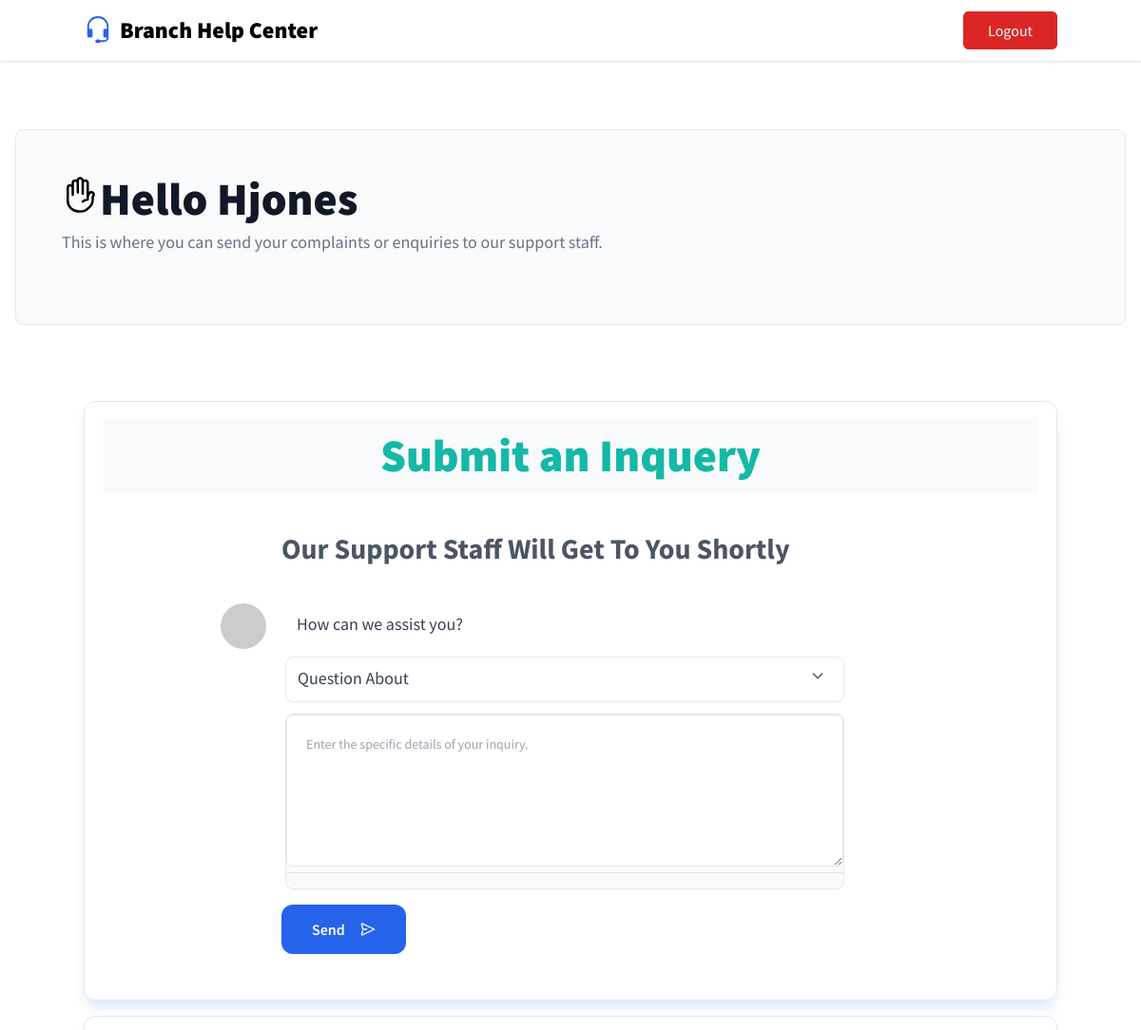
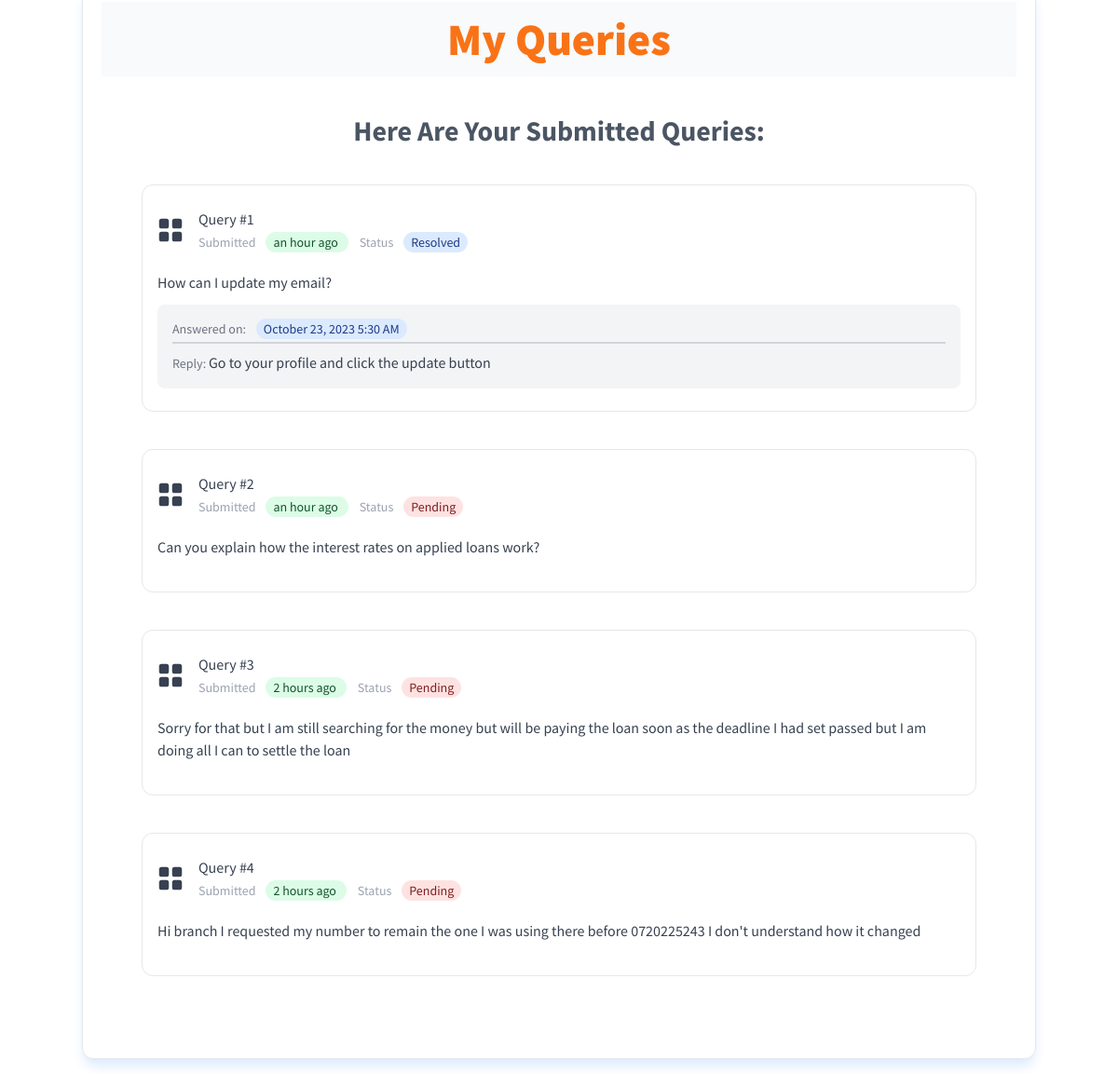
/support_page (signed in), run on the app's committed database (2 pictures, top to bottom).
### src/models/users.py (models this page shows, shortened)
class User(UserMixin, TimestampMixin ,db.Model):
    __tablename__ = 'user'
    id = db.Column(db.Integer, primary_key = True)
    user_name = db.Column(db.String(150), nullable = False)
    user_email = db.Column(db.String(120), unique=True, nullable = False)
    password = db.Column(db.Text, nullable = False)
    phone_number = db.Column(db.String(100), unique=True, nullable = False)
    is_active = db.Column(db.Boolean, default=True)
    is_agent = db.Column(db.Boolean, default=False)
    messages_sent = db.Column(db.Integer, default=0)
    messages_allocated = db.Column(db.Integer, default=0)
    messages_resolved = db.Column(db.Integer, default=0)
    messages = db.relationship('Message', backref='user', lazy=True)

### src/models/messages.py (models this page shows, shortened)
class Message(UserMixin, TimestampMixin ,db.Model):
    __tablename__ = 'message'
    id = db.Column(db.Integer, primary_key = True)
    text_query = db.Column(db.Text)
    text_reply = db.Column(db.Text)
    priority = db.Column(db.Integer)
    status = db.Column(db.String(100), default='Pending')
    agent_id = db.Column(db.Integer)
    client_id = db.Column(db.Integer, db.ForeignKey('user.id'))

### src/main/views.py (the view)
@main.route('/support_page', methods=['GET', 'POST'])
@login_required
def client_support_page():
    user = current_user.id
    messages = Message.query.filter_by(
                        client_id=user,
                        ).order_by(desc(Message.created_at)).all()
    data = {
        'messages': messages,
    }
    return render_template('customer_page.html', **data)

### src/__init__.py (called while the page is built)
def create_app(config = Config):
    app = Flask(__name__)
    app.config.from_object(config)
    db.init_app(app)
    migrate.init_app(app, db, compare_type=True, render_as_batch=True)
    login_manager.init_app(app)
    moment.init_app(app)
    socketio.init_app(app, cors_allowed_origins="*")
    app.register_blueprint(auth)
    app.register_blueprint(main)
    with app.app_context():
        db.create_all()
    login_manager.login_view = 'auth.login'
    login_manager.login_message_category = "danger"
    @login_manager.user_loader
    def load_user(id):
       return User.query.get(int(id))
    return app

### src/templates/customer_page.html (shortened to what this page needs)
{% extends 'base.html' %}
{% block title %}
<span>Branch Help Center</span>
{% endblock title %}
{% block content %}
<section class="bg-white dark:bg-gray-900">
    <div class="py-8 px-4 mx-auto max-w-screen-xl lg:py-16">
        <div class="bg-gray-50 dark:bg-gray-800 border border-gray-200 dark:border-gray-700 rounded-lg p-8 md:p-12 mb-0">
            <div class="flex">
                  <h1 class="text-gray-900 dark:text-white text-2xl md:text-5xl font-extrabold mb-2">
                    Hello {{ current_user.user_name | title}}
                </h1>
            </div>
            <p class="text-lg font-normal text-gray-500 dark:text-gray-400 mb-6">This is where you can send your complaints or enquiries to our support staff.</p>
        </div>
    </div>
</section>
<section class="shadow-blue-100 mx-auto max-w-screen-lg rounded-xl bg-white text-gray-600 shadow-lg sm:my-4 sm:border">
<div class="container mx-auto flex flex-col flex-wrap px-5 pb-12">
    <div class="bg-slate-50 mx-auto mt-4 mb-4 flex w-full flex-wrap items-center space-x-4 py-4 md:mb-4 md:justify-center md:px-10">
    <span class="text-teal-500 text-3xl md:text-5xl font-extrabold  md:inline">Submit an Inquery</span>
    </div>
    <div class="flex w-full flex-col">
        <form method="POST" action="{{ url_for('main.send_message') }}">
            <div class="">
                <div class="mx-auto max-w-screen-sm px-4">
                <h1 class="mt-6 text-xl font-bold sm:mb-6 sm:text-3xl">Our Support Staff Will Get To You Shortly</h1>
                <div class="-ml-20 flex p-4 text-left text-gray-700">
                    <img class="mr-5 h-12 w-12 rounded-full" src="https://ui-avatars.com/api/?name={{current_user.user_name}}" alt="" />
                    <div class="w-full space-y-3 text-gray-700">
                    <div class="">
                        <label for="reason" class="flex w-full cursor-pointer select-none  p-2 px-3 text-lg text-gray-700" >How can we assist you?</label>
                    </div>
                    <div class="">
                        <div class="relative w-full">
                            <label for="select_option" id="selected-option-label" class="flex h-12 w-full cursor-pointer select-none rounded-lg border p-2 px-3 text-lg text-gray-700 ring-blue-400 peer-checked:ring">Question About</label>
                            <svg xmlns="http://www.w3.org/2000/svg" class="pointer-events-none absolute right-0 top-3 ml-auto mr-5 h-4 text-gray-600 transition peer-checked:rotate-180" fill="none" viewBox="0 0 24 24" stroke="currentColor" stroke-width="2">
                                <path stroke-linecap="round" stroke-linejoin="round" d="M19 9l-7 7-7-7" />
                            </svg>
                        </div>
                    </div>
                    <div class="w-full mb-4 border border-gray-200 rounded-lg bg-gray-50 dark:bg-gray-700 dark:border-gray-600">
                            <div class="">
                                <textarea name="comment" id="" placeholder="Enter the specific details of your inquiry." cols="30" rows="6" class="h-40 w-full min-w-full max-w-full overflow-auto whitespace-pre-wrap rounded-md border bg-white p-5 text-sm font-normal normal-case text-gray-600 opacity-100 outline-none focus:text-gray-600 focus:opacity-100 focus:ring"></textarea>
                            </div>
                            <div class="flex items-center justify-between px-3 py-2 border-t dark:border-gray-600">
                            </div>
                    </div>
                    </div>
                </div>
                <button type="submit" class="group flex cursor-pointer items-center rounded-xl bg-blue-600 bg-none px-8 py-4 text-center font-semibold leading-tight text-white">
                    Send
                </button>
                </div>
            </div>
        </form>
    </div>
</div>
</section>
<section class="shadow-blue-100 mx-auto max-w-screen-lg rounded-xl bg-white text-gray-600 shadow-lg sm:my-4 sm:border">
    <div class="container mx-auto flex flex-col flex-wrap px-5 pb-12">
        <div class="bg-slate-50 mx-auto mt-4 mb-4 flex w-full flex-wrap items-center space-x-4 py-4 md:mb-4 md:justify-center md:px-10">
        <span class="text-orange-500 text-3xl md:text-5xl font-extrabold  md:inline">My Queries</span>
        </div>
        <div class="flex w-full flex-col">
            <div class="">
                <div class="mx-auto w-full px-4">
                <h1 class="mt-6 text-xl font-bold sm:mb-6 sm:text-3xl text-center">Here Are Your Submitted Queries:</h1>
                {% if messages %}
                    {% for message in messages %}
                    <div class="mx-auto my-10 max-w-4xl rounded-xl border px-4 py-6 text-gray-700">
                        <div class="mb-5">
                          <div class="flex items-center">
                            <p class="ml-4 w-56">
                              <strong class="block font-medium text-gray-700">Query #{{ loop.index }}</strong>
                              <span class="truncate text-sm text-gray-400">Submitted <span class="ml-2 mr-3 rounded-full bg-green-100 px-2 py-0.5 text-green-900"> {{  moment(message.created_at).fromNow(refresh=True) }} </span>
                              <span class="truncate text-sm text-gray-400">Status </span>
                                {% if message.status == "Pending" %}
                                    <span class="ml-2 mr-3 rounded-full bg-red-100 px-2 py-0.5 text-red-900">{{ message.status }}</span>
                                {% else %}
                                    <span class="ml-2 mr-3 rounded-full bg-blue-100 px-2 py-0.5 text-blue-900">{{ message.status }}</span>
                                {% endif %}
                            </p>
                          </div>
                        </div>
                        <div class="mb-3">{{ message.text_query }}</div>
                        {% if message.status == "Resolved" %}
                          <div class="rounded-lg bg-gray-100 p-4">
                            <p class="mb-2 text-gray-500 text-sm border-b-2 border-gray-300 pb-1">Answered on: <span class="ml-2 mr-3 rounded-full bg-blue-100 px-2 py-0.5 text-blue-900">{{ moment(message.updated_at).format('LLL') }}</span></p>
                            <p class=""><span class="text-gray-500 text-sm">Reply: </span> {{ message.text_reply }}</p>
                          </div>
                        {% endif %}
                    </div>
                    {% endfor %}
                {% endif %}
                </div>
            </div>
        </div>
    </div>
</section>
{% endblock content %}

### src/templates/base.html (style rules this page uses)
:root { font-family: 'Source Sans Pro'; }

### src/templates/customer_page.html (style rules this page uses)
* { font-family: 'Source Sans Pro'; }

### data on the page
User: user_name "Hjones"
Message: created_at "an hour ago", status "Resolved", text_query "How can I update my email?", updated_at "October 23, 2023 5:30 AM", text_reply "Go to your profile and click the update button"
Message: created_at "an hour ago", status "Pending", text_query "Can you explain how the interest rates on applied loans work?"
Message: created_at "2 hours ago", status "Pending", text_query "Sorry for that but I am still searching for the money but will be paying the loan soon as the deadline I had set passed but I am doing all I can to settle the loan"
Message: created_at "2 hours ago", status "Pending", text_query "Hi branch I requested my number to remain the one I was using there before 0720225243 I don't understand how it changed"
